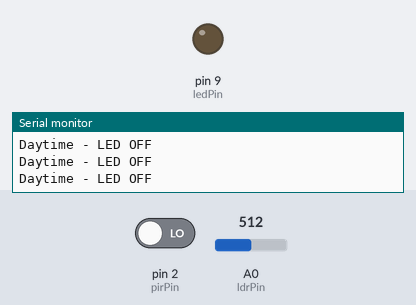
A sketch run on a simulated Arduino Uno, built with avr-gcc and run on an emulated ATmega328P. Parts: output pins drawn as LEDs (lit = HIGH), the last lines printed to the serial monitor. Inputs (shaded band) come from the test bench; at power-on: A0 (ldrPin) = 512, pin 2 (pirPin) LOW.

Above: at 1.3 s.
1.4 s: A0 (ldrPin) set to 488
At 1.9 s:
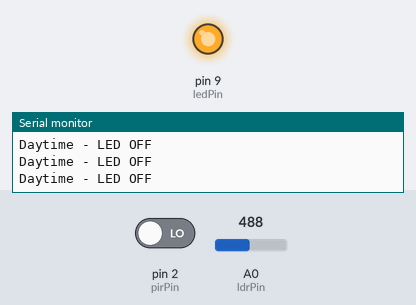
5.0 s: A0 (ldrPin) set to 510
At 5.8 s:
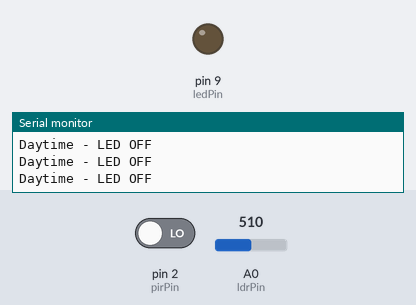
6.5 s: A0 (ldrPin) set to 490
At 7.0 s:
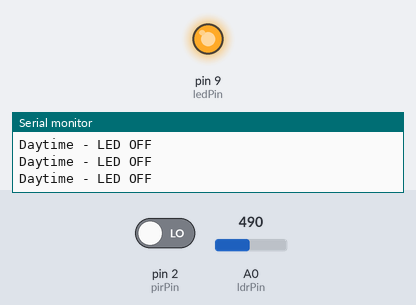
Timing chart, 0 to 9.0 s (numbered marks = the images above; inputs shaded):
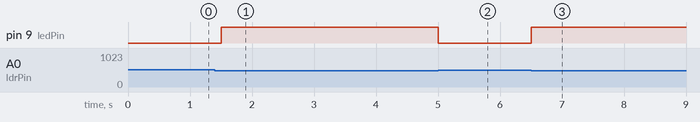

The sketch:

smart_street_light.ino
```cpp
const int ldrPin = A0;
const int pirPin = 2;
const int ledPin = 9;

const int threshold = 500;

unsigned long motionTime = 0;

void setup() {
  pinMode(pirPin, INPUT);
  pinMode(ledPin, OUTPUT);

  Serial.begin(9600);
}

void loop() {

  int light = analogRead(ldrPin);
  int motion = digitalRead(pirPin);

  if (light > threshold) {
    analogWrite(ledPin, 0);
    Serial.println("Daytime - LED OFF");
  }

  else {

    if (motion == HIGH) {

      analogWrite(ledPin, 255);

      motionTime = millis();

      Serial.println("Motion Detected - LED FULL BRIGHTNESS");
    }

    else {

      if (millis() - motionTime < 30000) {

        analogWrite(ledPin, 255);

      }

      else {

        analogWrite(ledPin, 51);

        Serial.println("No Motion - LED DIM");

      }

    }

  }

  delay(500);

}
```

Measured:
- the behaviour switches between 501 and 500 on A0 (ldrPin) (found by bisection; images 0 and 1)
- after the input at 1.4 s, pin 9 (ledPin): LOW → HIGH after 0.10 s
- after the input at 5.0 s, pin 9 (ledPin): HIGH → LOW at once
- after the input at 6.5 s, pin 9 (ledPin): LOW → HIGH at once
